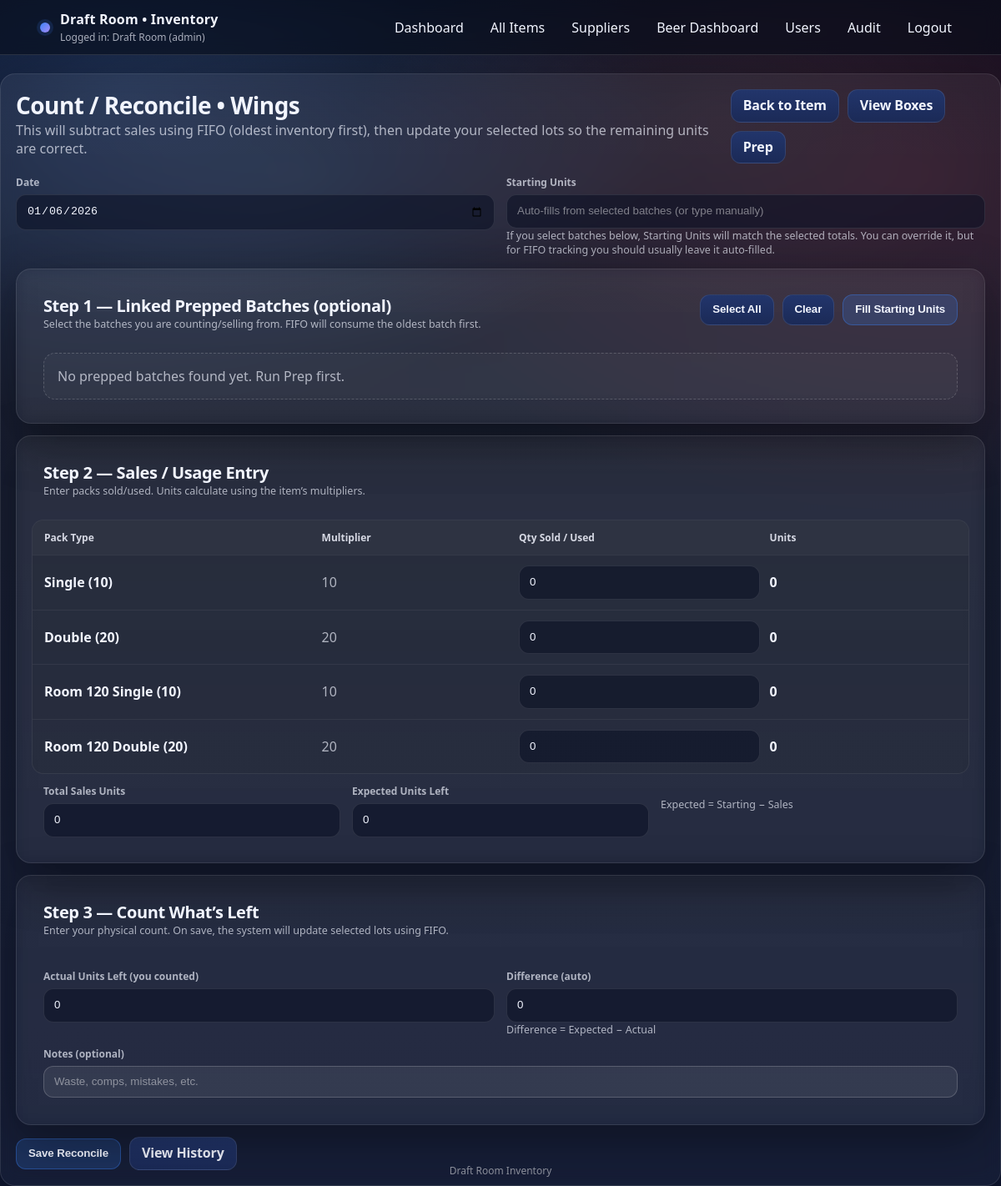
Page /items/1/reconcile (signed in) on the earlier database version.
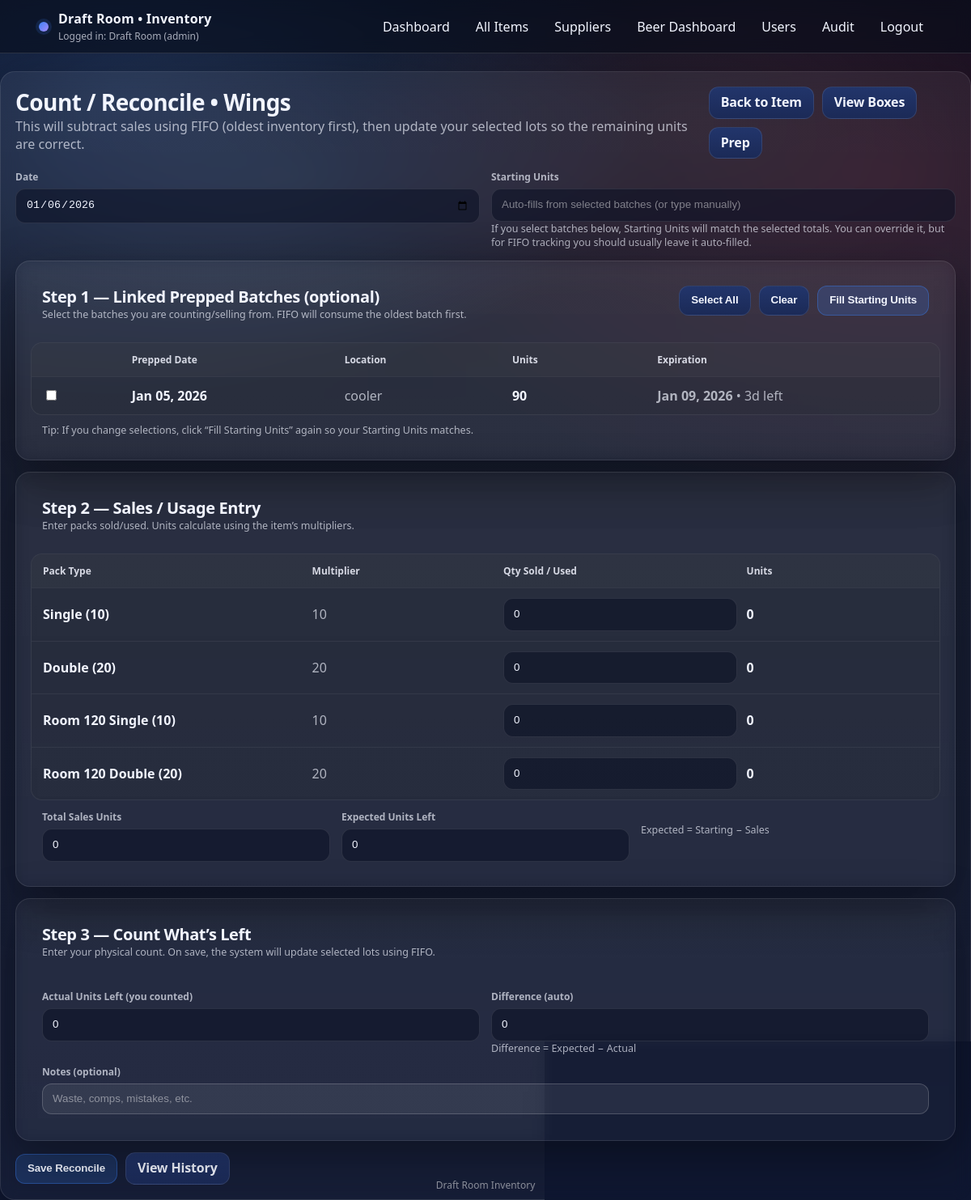
Same page on the later database version.
### app.py (models this page shows)
class InventoryLot(db.Model):
    __tablename__ = "inventory_lots"
    id = db.Column(db.Integer, primary_key=True)
    item_id = db.Column(db.Integer, db.ForeignKey("items.id"), nullable=False)
    lot_number = db.Column(db.Integer, nullable=True)
    lot_label = db.Column(db.String(60), nullable=True)
    received_date = db.Column(db.Date, nullable=False, default=date.today)
    quantity = db.Column(db.Float, nullable=False, default=1.0)
    count_units = db.Column(db.Integer, nullable=True)
    unit_cost = db.Column(db.Float, nullable=True)
    storage = db.Column(db.String(20), nullable=False, default="cooler")  # freezer|cooler|out
    state = db.Column(db.String(20), nullable=False, default="raw")       # raw|prepped
    expiration_override = db.Column(db.Date, nullable=True)
    notes = db.Column(db.String(400), nullable=True)
    is_consumed = db.Column(db.Boolean, nullable=False, default=False)
    created_at = db.Column(db.DateTime, nullable=False, default=utcnow)

### app.py (the view)
@app.get("/items/<int:item_id>/reconcile")
def reconcile_home(item_id: int):
    guard = require_view_access()
    if guard:
        return guard
    item = Item.query.get_or_404(item_id)
    prepped_lots = (
        InventoryLot.query
        .filter(
            InventoryLot.item_id == item.id,
            InventoryLot.state == "prepped",
            InventoryLot.is_consumed == False
        )
        .order_by(InventoryLot.received_date.asc(), InventoryLot.id.asc())
        .all()
    )
    prepped_rows = []
    for lot in prepped_lots:
        exp = compute_lot_expiration(item, lot)
        prepped_rows.append({
            "lot": lot,
            "expires_on": exp,
            "days_left": days_left(exp),
            "units": int(lot.count_units or 0)
        })
    history = (
        ReconcileRecord.query
        .filter(ReconcileRecord.item_id == item.id)
        .order_by(ReconcileRecord.event_date.desc(), ReconcileRecord.id.desc())
        .limit(25)
        .all()
    )
    return render_template(
        "reconcile.html",
        item=item,
        today=date.today().strftime("%Y-%m-%d"),
        prepped_rows=prepped_rows,
        history=history,
        rec=None,
    )

### app.py (called while the page is built, shortened)
def role_rank(role: str | None) -> int:
    if not role:
        return 0
    return ROLE_RANK.get(role.strip().lower(), 0)

def current_user() -> Optional["User"]:
    uid = session.get("user_id")
    if not uid:
        return None
    try:
        return User.query.get(int(uid))
    except Exception:
        return None

def current_user_role() -> str:
    if session.get("break_glass_admin") is True:
        return "admin"
    u = current_user()
    if not u:
        return ""
    return (u.role or "").lower()

def is_logged_in() -> bool:
    return (session.get("break_glass_admin") is True) or (session.get("user_id") is not None)

def can_manage_users() -> bool:
    return current_user_role() == "admin"

def can_edit_inventory() -> bool:
    return role_rank(current_user_role()) >= ROLE_RANK["manager"]

def can_view_inventory() -> bool:
    return role_rank(current_user_role()) >= ROLE_RANK["staff"] or (session.get("break_glass_admin") is True)

def compute_lot_expiration(item: Item, lot: InventoryLot) -> Optional[date]:
    if lot.expiration_override:
        return lot.expiration_override

### templates/reconcile.html (shortened to what the changed rows need)
{% extends "base.html" %}
{% block content %}
<section class="card">
  <div class="cardhead">
    <div>
      <h1>Count / Reconcile • {{ item.name }}</h1>
    </div>
  </div>
  <form method="POST" action="/items/{{ item.id }}/reconcile" class="form" id="reconForm">
    <div class="card" style="background: rgba(255,255,255,0.03);">
      <div class="cardhead" style="padding: 12px 14px;">
        <div>
          <h2 style="margin:0;">Step 1 — Linked Prepped Batches (optional)</h2>
        </div>
        <div class="actions">
        </div>
      </div>
      {% if prepped_rows and prepped_rows|length > 0 %}
        <div class="table">
          <div class="row head" style="grid-template-columns:.35fr .9fr .7fr .6fr 1.2fr;">
            <div>Prepped Date</div>
            <div>Location</div>
            <div>Units</div>
            <div>Expiration</div>
          </div>
          {% for r in prepped_rows %}
            {% set lot = r.lot %}
            {% set exp = r.expires_on %}
            {% set left = r.days_left %}
            <div class="row" style="grid-template-columns:.35fr .9fr .7fr .6fr 1.2fr;">
              <div>
                <input type="checkbox" class="prepCheck" name="prepped_lot_ids" value="{{ lot.id }}"
                       data-units="{{ r.units }}"
                       data-date="{{ lot.received_date.strftime('%Y-%m-%d') }}">
              </div>
              <div class="strong">{{ lot.received_date.strftime("%b %d, %Y") }}</div>
              <div class="muted">{{ lot.storage }}</div>
              <div class="strong">{{ r.units }}</div>
              <div class="muted">
                {% if exp %}
                  <span class="strong">{{ exp.strftime("%b %d, %Y") }}</span>
                  {% if left is not none %}
                    {% if left < 0 %}<span class="muted"> • EXPIRED</span>
                    {% elif left == 0 %}<span class="muted"> • expires today</span>
                    {% else %}<span class="muted"> • {{ left }}d left</span>
                    {% endif %}
                  {% endif %}
                {% else %}
                  —
                {% endif %}
              </div>
            </div>
          {% endfor %}
        </div>
        <div class="muted smalltxt" style="padding: 10px 14px;">
          Tip: If you change selections, click “Fill Starting Units” again so your Starting Units matches.
        </div>
      {% else %}
        <div class="empty" style="margin: 10px 14px;">No prepped batches found yet. Run Prep first.</div>
      {% endif %}
    </div>
    <div class="card" style="background: rgba(255,255,255,0.03);">
      <div class="cardhead" style="padding: 12px 14px;">
        <div>
          <h2 style="margin:0;">Step 2 — Sales / Usage Entry</h2>
        </div>
      </div>
    </div>
    <div class="card" style="background: rgba(255,255,255,0.03);">
      <div class="cardhead" style="padding: 12px 14px;">
        <div>
          <h2 style="margin:0;">Step 3 — Count What’s Left</h2>
        </div>
      </div>
    </div>
  </form>
</section>
{% endblock %}

Differences in the rows shown:
added InventoryLot: received_date "Jan 05, 2026", storage "cooler", strftime "Jan 09, 2026"
Other differences:
text no longer shown: "No prepped batches found yet. Run Prep first."
text now shown: "Prepped Date Location Units Expiration Tip: If you change selections, click “Fill Starting Units” again so your Starting Units matches."
new list line: "☐ 90 • 3 d left"
